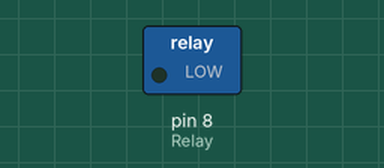
Simulated run of this sketch. Board: Arduino Uno, built with avr-gcc and run on an emulated ATmega328P. Shown: switched loads named in the sketch (green lamp = pin HIGH). Dashed ring = blinking.

Above: at 0.5 s.
Timing chart, 0 to 4.6 s (numbered marks = the images above):
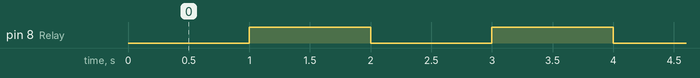

Measured:
- by itself, pin 8 (Relay): alternates HIGH for 1.0 s and LOW for 1.0 s

The sketch:

RELAY.ino
```cpp
int Relay = 8;

void setup() {
  pinMode(Relay, OUTPUT);
  digitalWrite(Relay, HIGH);
}
void loop() {
  digitalWrite(Relay, LOW);
  delay(1000);
  digitalWrite(Relay, HIGH);
  delay(1000);
}
```
